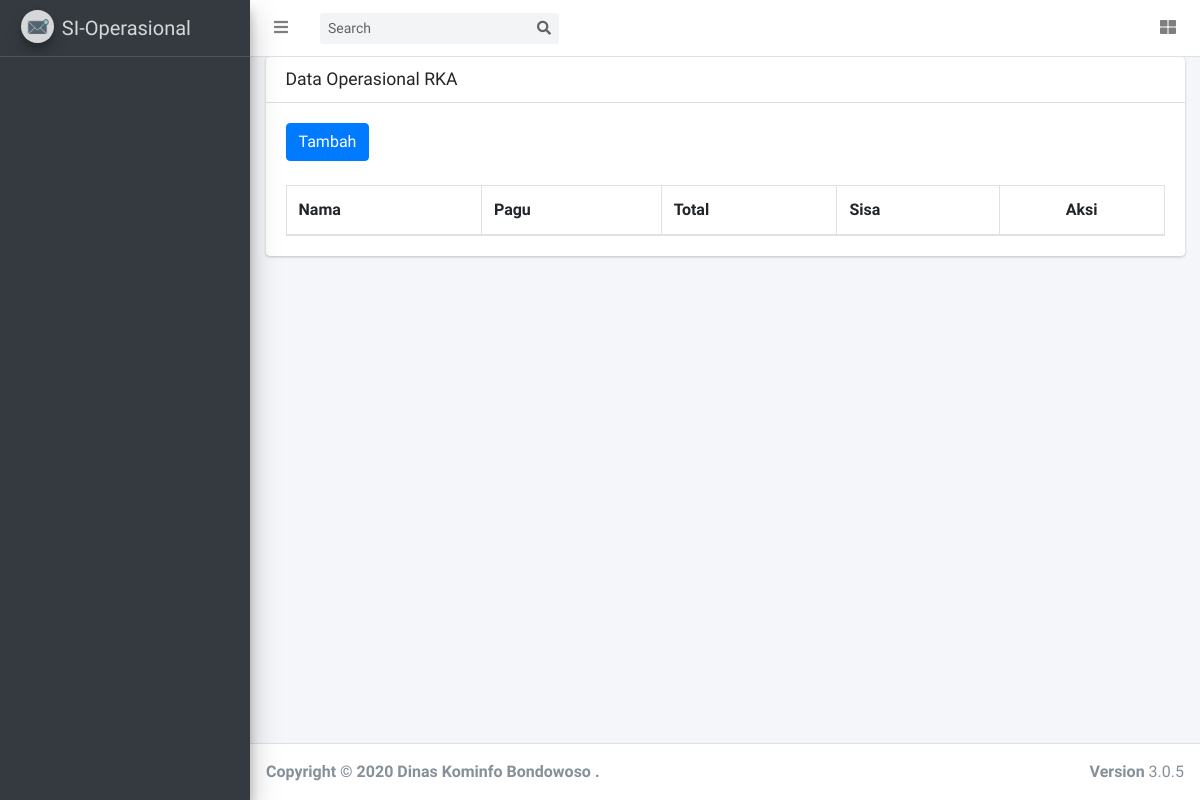
/index.php/rka, run on an earlier commit of the app's database.
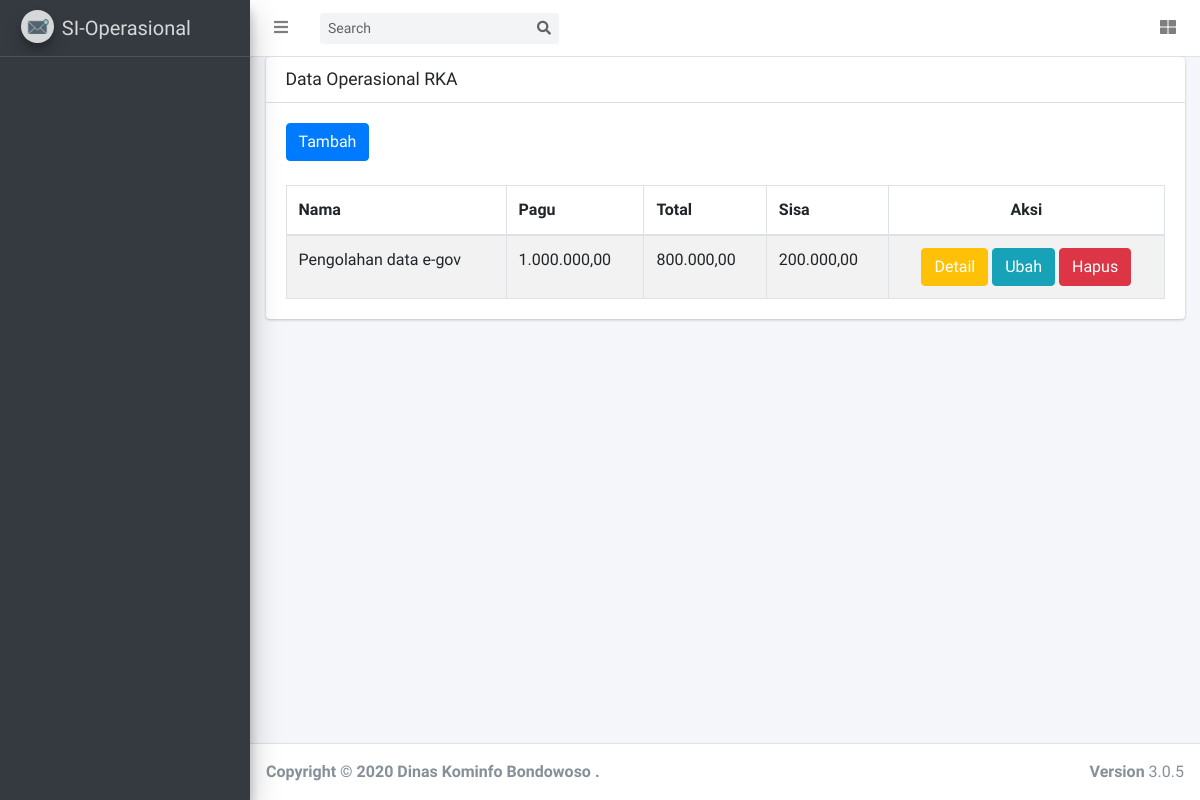
And on a later commit of the database.
### tables this page shows
CREATE TABLE `tbl_rka` (
  `id_rka` int(11) NOT NULL,
  `nama_rka` varchar(255) NOT NULL,
  `pagu` int(11) NOT NULL,
  `total` int(11) NOT NULL
);

### application/controllers/RKA.php (called while the page is built, shortened)
<?php
class RKA extends CI_Controller {
	function __construct(){
        $this->load->model('Main_model', 'main');
        $this->load->library('session');
    }
	public function index()
	{
        $id_role 				    = $this->session->userdata('id_role');
		$data['menu'] 			    = $this->main->get_menu_selected($id_role);
        $data['rka'] 		        = $this->main->get_data('tbl_rka');
		$this->load->view('rka/index',$data);
	}
}

### index.php (called while the page is built, shortened)
<?php
require_once BASEPATH.'core/CodeIgniter.php';

### application/models/Main_model.php (called while the page is built, shortened)
<?php
class Main_model extends CI_Model
{
    function get_data($table)
    {
        $query = $this->db->get($table);
        return $query->result();
    }
    function get_menu_selected($role_id)
    {
        $this->db->select('*')
            ->from('tbl_user_access')
            ->join('tbl_sub_menu', 'tbl_user_access.id_sub_menu = tbl_sub_menu.id_sub_menu')
            ->join('tbl_menu', 'tbl_menu.id_menu = tbl_sub_menu.id_menu')
            ->where('tbl_user_access.id_role =', $role_id)
            ->group_by('tbl_menu.id_menu');
        $query = $this->db->get();
        return $query->result();
    }
}

### application/views/rka/index.php (the view, shortened to what this page needs)
<!DOCTYPE html>
<html lang="en">
<head>
<?php $this->load->view('_partials/head');?>
</head>
<body class="hold-transition sidebar-mini layout-fixed layout-navbar-fixed layout-footer-fixed">
<div class="wrapper">
  <?php $this->load->view('_partials/navbar');?>
  <?php $this->load->view('_partials/sidebar');?>
  <div class="content-wrapper">
    <section class="content">
      <div class="container-fluid">
        <div class="card">
          <div class="card-header">
            <h3 class="card-title">Data Operasional RKA</h3>
          </div>
          <div class="card-body">
            <table id="example1" class="table table-bordered table-striped">
            <button type="button" class="btn btn-primary" onclick="window.location.href='<?= site_url();?>/RKA/add_data';">Tambah</button>
              <br>
                <br>
              <thead>
              <tr>
                <th>Nama</th>
                <th>Pagu</th>
                <th>Total</th>
                <th>Sisa</th>
                <th style="text-align:center;">Aksi</th>
              </tr>
              </thead>
              <tbody>
                <?php foreach($rka as $row_rka)
                {
                    $sisa = $row_rka->pagu - $row_rka->total ;?>
                    <tr>
                        <td><?= $row_rka->nama_rka;?></td>
                        <td><?= number_format($row_rka->pagu,2,',','.');?></td>
                        <td><?= number_format($row_rka->total,2,',','.');?></td>
                        <td><?= number_format($sisa,2,',','.');?></td>
                        <td style="text-align:center;"><a style="color:white;" type="button" href="<?= site_url('rka/detail_data/').$row_rka->id_rka ;?>" class="btn btn-warning" > Detail</a>
                        <a style="color:white;" type="button" href="<?= site_url('rka/edit_data/').$row_rka->id_rka ;?>" class="btn btn-info" > Ubah</a>
                        <button type="button" class="btn btn-danger" data-toggle="modal" data-target="#delete<?= $row_rka->id_rka?>"> Hapus</button</td>
                    </tr>
                <?php } ?>
              </tbody>
            </table>
          </div>
      </div>
    </section>
    </div>
  <?php $this->load->view('_partials/footer');?>
</body>
</html>

### application/views/_partials/head.php (shortened to what this page needs)
<link rel="stylesheet" href="<?=base_url();?>assets/plugins/fontawesome-free/css/all.min.css">
<link rel="stylesheet" href="<?=base_url();?>assets/plugins/overlayScrollbars/css/OverlayScrollbars.min.css">
<link rel="stylesheet" href="<?=base_url();?>assets/plugins/daterangepicker/daterangepicker.css">
<link rel="stylesheet" href="<?=base_url();?>assets/plugins/icheck-bootstrap/icheck-bootstrap.min.css">
<link rel="stylesheet" href="<?=base_url();?>assets/plugins/bootstrap-colorpicker/css/bootstrap-colorpicker.min.css">
<link rel="stylesheet" href="<?=base_url();?>assets/plugins/tempusdominus-bootstrap-4/css/tempusdominus-bootstrap-4.min.css">
<link rel="stylesheet" href="<?=base_url();?>assets/plugins/select2/css/select2.min.css">
<link rel="stylesheet" href="<?=base_url();?>assets/plugins/select2-bootstrap4-theme/select2-bootstrap4.min.css">
<link rel="stylesheet" href="<?=base_url();?>assets/plugins/bootstrap4-duallistbox/bootstrap-duallistbox.min.css">
<link rel="stylesheet" href="<?=base_url();?>assets/plugins/datatables-bs4/css/dataTables.bootstrap4.min.css">
<link rel="stylesheet" href="<?=base_url();?>assets/plugins/datatables-responsive/css/responsive.bootstrap4.min.css">
<link rel="stylesheet" href="<?=base_url();?>assets/dist/css/adminlte.min.css">
  <link rel="stylesheet" href="<?=base_url();?>assets/plugins/summernote/summernote-bs4.css">

### application/views/_partials/navbar.php (shortened to what this page needs)
<nav class="main-header navbar navbar-expand navbar-white navbar-light">
    <ul class="navbar-nav">
      <li class="nav-item">
        <a class="nav-link" data-widget="pushmenu" href="#" role="button"><i class="fas fa-bars"></i></a>
      </li>
    </ul>
    <form class="form-inline ml-3">
      <div class="input-group input-group-sm">
        <input class="form-control form-control-navbar" type="search" placeholder="Search" aria-label="Search">
        <div class="input-group-append">
          <button class="btn btn-navbar" type="submit">
            <i class="fas fa-search"></i>
          </button>
        </div>
      </div>
    </form>
    <ul class="navbar-nav ml-auto">
      <li class="nav-item dropdown">
        <a class="nav-link" data-toggle="dropdown" href="#">
        </a>
      </li>
      <li class="nav-item">
        <a class="nav-link" data-widget="control-sidebar" data-slide="true" href="#" role="button"><i
            class="fas fa-th-large"></i></a>
      </li>
    </ul>
  </nav>

### application/views/_partials/sidebar.php (shortened to what this page needs)
<aside class="main-sidebar sidebar-dark-primary elevation-4">
    <a href="<?= site_url('Dashboard/index');?>" class="brand-link">
      <img src="<?= base_url();?>assets/img/logo/si-maya.jpg" class="brand-image img-circle elevation-3"
           style="opacity: .8">
      <span class="brand-text font-weight-light">SI-Operasional</span>
    </a>
    <div class="sidebar">
      <nav class="mt-2" style="padding-top:10px;">
      </nav>
    </div>
  </aside>

### application/views/_partials/footer.php (shortened to what this page needs)
<footer class="main-footer">
    <strong>Copyright &copy; <?= date("Y"); ?> Dinas Kominfo Bondowoso . </strong>
    <div class="float-right d-none d-sm-inline-block">
      <b>Version</b> 3.0.5
    </div>
  </footer>
</div>

What changed in the data, as far as the page shows it:
added tbl_rka: nama_rka "Pengolahan data e-gov", pagu "1.000.000,00", total "800.000,00", sisa "200.000,00"
